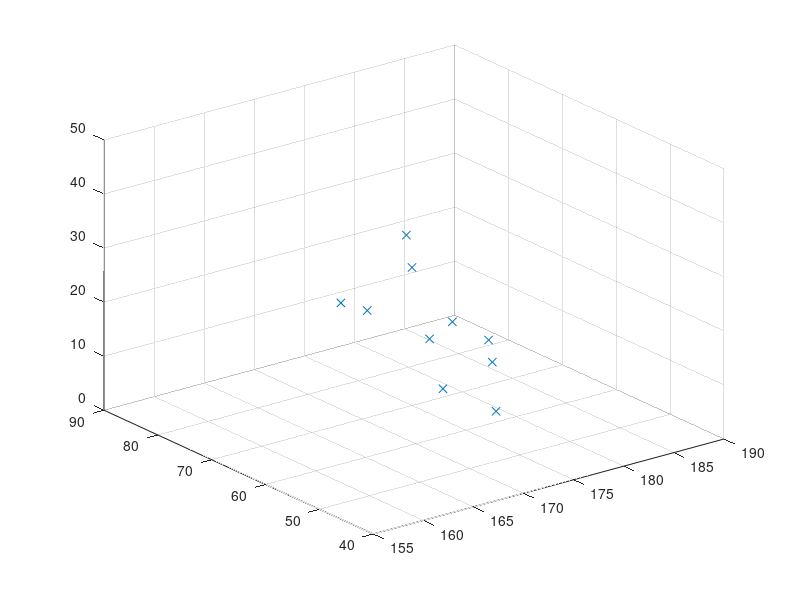

Recreate this plot in MATLAB. (Note: this script raises an error after producing the figure.)
%% Instructions
%  Using pca to reduce dimension and use logistic regression to divide two classes.  
%  At last , using examples to test the model
%% Initialization
clear ; close all; clc

%% Part 1: Load Training Set
% Load the training set
% There are 4 labels:stature,weight,length of hair,sex

load('data1.mat');
X = data1;
X = X(:,1:3);


% Visualize the example
scatter3(X(:,1),X(:,2),X(:,3),'x');

fprintf('Program paused. Press enter to continue.\n');
pause;

%% Part 2: Principal Component Analysis

[X_norm, mu, sigma] = featureNormalize(X);

%Visualize the example
scatter3(X_norm(:,1),X_norm(:,2),X_norm(:,3),'x');

%  Run PCA
%  In this step , use svd function
[U, S, V] = pca(X_norm);

fprintf('Program paused. Press enter to continue.\n');
pause;

%% Part 3: Dimension Reduction

%The dimension we want,K is the dimension after dimension reduction
K = 2;

U_reduce = U(:, 1:K);
%Z is the data after dimension reduction
Z = X_norm * U_reduce;

%Visualize the example
plot(Z(:,1),Z(:,2),'x');

fprintf('Program paused. Press enter to continue.\n');
pause;


%% Part 4: Logistic Regression

X = Z(:, [1, 2]); y = data1(:, 4);
plotData(X,y);


X = mapFeature(X(:,1), X(:,2));

% Initialize fitting parameters
initial_theta = zeros(size(X, 2), 1);

% Set regularization parameter lambda to 1
lambda = 1;

% Compute and display initial cost and gradient for regularized logistic
% regression
[cost, grad] = costFunctionReg(initial_theta, X, y, lambda);

fprintf('Cost at initial theta (zeros): %f\n', cost);

% Initialize fitting parameters
initial_theta = zeros(size(X, 2), 1);

% Set regularization parameter lambda to 1 (you should vary this)
lambda = 1;

% Set Options
options = optimset('GradObj', 'on', 'MaxIter', 400);

% Optimize
[theta, J, exit_flag] = ...
	fminunc(@(t)(costFunctionReg(t, X, y, lambda)), initial_theta, options);

% Plot Boundary
plotDecisionBoundary(theta, X, y);
hold on;
title(sprintf('lambda = %g', lambda))

% Labels and Legend

legend('y = 1', 'y = 0', 'Decision boundary')

fprintf('Program paused. Press enter to continue.\n');
pause;

%% Part 5: Test Example

load 'data2.mat'
X_ex = data2(:,1:3);y_ex = data2(:,4);
[X_norm, mu, sigma] = featureNormalize(X_ex);
[U, S] = pca(X_norm);

U_reduce = U(:, 1:K);
Z = X_norm * U_reduce;
plotData_ex(Z,y_ex);

